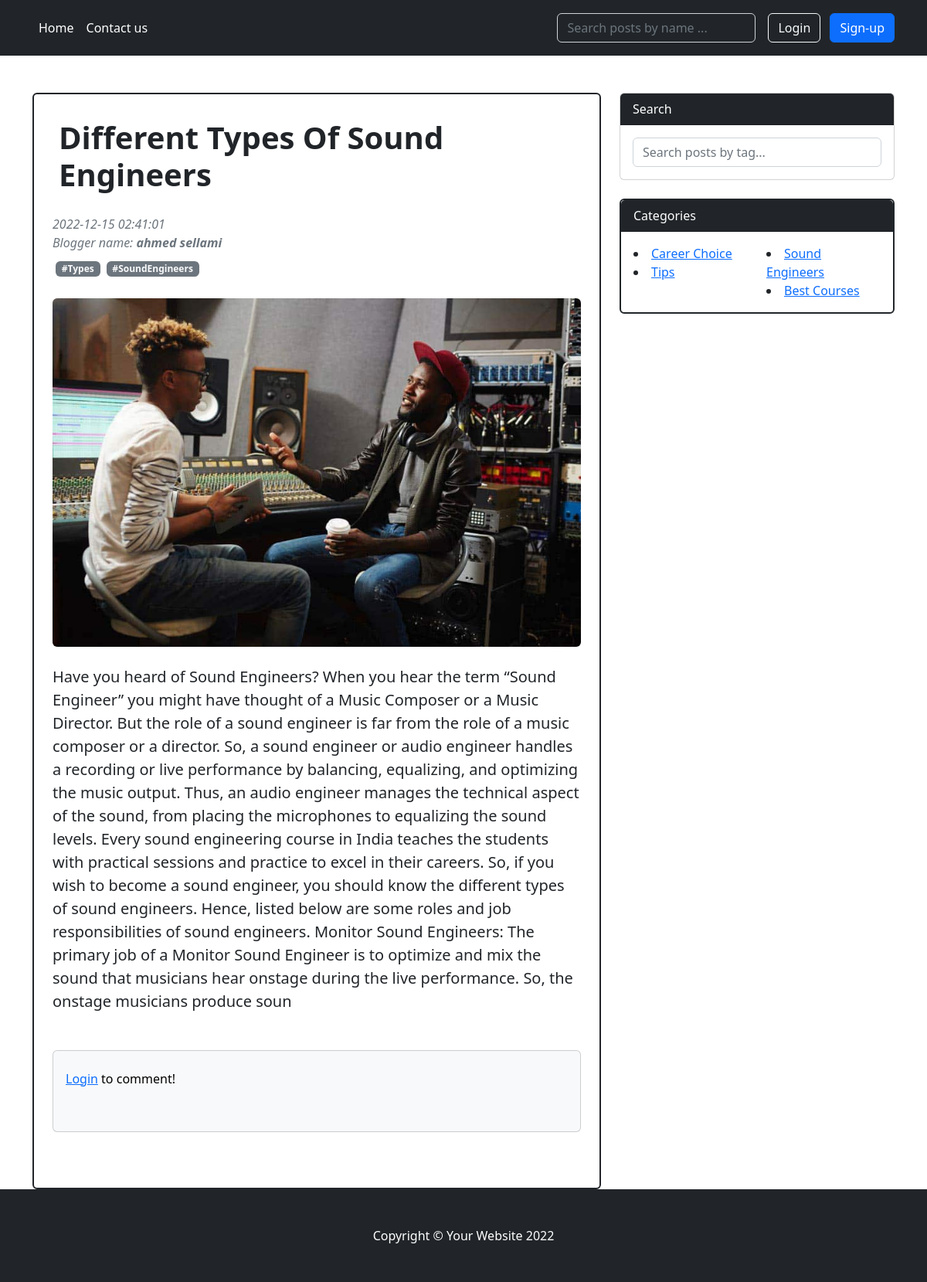
The page /INC/view/post.php?id=18 on the database its author committed.
### tables this page shows
CREATE TABLE `post` (
  `id` int(11) NOT NULL,
  `header` varchar(200) NOT NULL,
  `content` varchar(1000) NOT NULL,
  `likes` int(11) DEFAULT 0,
  `comments` int(11) DEFAULT 0,
  `submit_date` timestamp NOT NULL DEFAULT current_timestamp(),
  `title` varchar(100) NOT NULL,
  `category_id` int(11) NOT NULL,
  `views` int(11) NOT NULL DEFAULT 0,
  `tags` varchar(200) NOT NULL,
  `blogger` varchar(100) NOT NULL DEFAULT 'ahmed sellami'
);

CREATE TABLE `category` (
  `id` int(11) NOT NULL,
  `name` varchar(100) NOT NULL
);

### INC/model/Post.php (called while the page is built, shortened)
<?php
class Post
{
    public static function getbyid($db, $id)
    {
        $sql = "SELECT post.id,post.category_id, post.title, post.header, post.blogger, post.content,post.likes,post.views,post.submit_date,post.comments,post.tags, category.name as category
        FROM post
        LEFT JOIN category
        ON post.category_id = category.id
        WHERE post.id=?";
        $params = array($id);
        $resultat = $db->execute_query($sql, $params);
        if (!$resultat) {
            $erreur = $db->errorInfo();
            echo "Lecture impossible, id", $db->errorCode(), $erreur[2];
        } else {
            return $resultat->fetch(PDO::FETCH_OBJ);
        }
    }
}

### INC/model/Database.php (called while the page is built, shortened)
<?php
class Database {
private $pdo;
private function __construct($host,$dbname,$user,$pass){
try{
$dsn = "mysql:host=".$host.";dbname=".$dbname;
$this->pdo = new PDO($dsn,$user,$pass);
$this->pdo->setAttribute(PDO::ATTR_ERRMODE, PDO::ERRMODE_EXCEPTION);
}
catch(PDOException $except){
echo"Echec de la connexion: ". $except->getMessage();
die();
}
}
public function execute_query($sql, $params = null){
    if ($params == null) {
    $resultat = $this->pdo->query($sql);
    }
    else {
    $resultat = $this->pdo->prepare($sql);
    $resultat->execute($params);
    }
    if(!$resultat) {
    $erreur=$this->pdo->errorInfo();
    echo "Lecture impossible, code", $this->pdo->errorCode(),$erreur[2];
    die();
    }else {
    return $resultat;
    }
    }
}

### INC/model/Category.php (called while the page is built, shortened)
<?php
class Category {
    public static function getAll($db){
        $sql = "SELECT * from category";
        $resultat = $db->execute_query($sql);
        if(!$resultat) {
        $erreur=$db->errorInfo();
        echo "Lecture impossible, id", $db->errorCode(),$erreur[2];
        }
        else{
        return $resultat->fetchAll(PDO::FETCH_OBJ);
        }
        }
}
?>

### INC/controller/CategoryC.php (the view, shortened to what this page needs)
<?php
require_once __DIR__ . '/../model/Category.php';
$db = Config::getDB();
function getAllCategories()
{
    global $db;
    $categories = Category::getAll($db);
    if (count($categories) > 1) {
        list($array1, $array2) = array_chunk($categories, ceil(count($categories) / 2));
    } else {
        $array1 = $categories;
    }
    $result = "
    <div class='card mb-4 border border-dark border-2'>
          <div class='card-header  text-bg-dark'>Categories</div>
          <div class='card-body'>
            <div class='row'>
              <div class='col-sm-6'>
              ";
    foreach ($array1 as $value) {
        $result .= "<li><a id='$value->id' href='#$value->id' onClick='searchID(this.id);'>$value->name</a></li>";
    }
    $result .= "
              </div>
              <div class='col-sm-6'>";
    if (count($categories) > 1) {
        foreach ($array2 as $value) {
            $result .= "<li><a id='$value->id' href='#$value->id' onClick='searchID(this.id);'>$value->name</a></li>";
        }
    }
    $result .= "
                </div>
                </div>
            </div>
            </div>";
    return $result;
}

### INC/controller/PostsC.php (shortened to what this page needs)
<?php
require_once __DIR__ . '/../model/Post.php';
$db = Config::getDB();
function convert($string)
{
  try {
    $res = explode("#", trim($string, '#'));
    $output = "";
    foreach ($res as $tag) {
      $output .= "<a class='m-1 badge bg-secondary text-decoration-none link-light' href='#!'>#$tag</a>";
    }
    return $output;
  } catch (Exception $e) {
    var_dump($e);
    return "";
  }
}
function getPostByid($id)
{
  global $db;
  $post = Post::getbyid($db, $id);
  if (isset($_SESSION["user"])) {
    $user = $_SESSION["user"];
  } else {
    $user = null;
  }
  if (!is_null($user) && $user->isAdmin) {
    $edit = "                  <div class='ms-auto p-2 bd-highlight'>
    <div class='dropdown'>
      <i class='fa fa-bars' aria-hidden='true' aria-hidden='true' id='dropdownMenuButton1' data-bs-toggle='dropdown' aria-expanded='false'></i>
      <ul class='dropdown-menu' aria-labelledby='dropdownMenuButton1'>
        <li>
          <a class='dropdown-item d-flex bd-highlight mb-3' data-bs-toggle='modal' data-bs-target='#exampleModal'>
            <div class='p-2 bd-highlight'><i class='fa fa-edit' aria-hidden='true'></i></div>
            <div class='ms-auto p-2 bd-highlight'> Edit</div>
          </a>
        </li>
        <li>
          <a class='dropdown-item d-flex bd-highlight mb-3' href='../controller/DeletePC.php?id=$id'>
            <div class='p-2 bd-highlight'><i class='fa fa-trash' aria-hidden='true'></i></div>
            <div class='ms-auto p-2 bd-highlight'> Delete</div>
          </a>
        </li>
      </ul>
    </div>
  </div>";
  } else {
    $edit = "";
  }
  $result = "
          <header class='mb-4'>
                      <div class='d-flex bd-highlight mb-3'>
                        <div class='p-2 bd-highlight'>
                          <h1 class='fw-bolder mb-1'>$post->title</h1>
                        </div>
                        $edit
                      </div>
                      <div class='text-muted fst-italic mb-2'>
                      $post->submit_date<br/>
                      Blogger name: <b>$post->blogger</b>
                      </div>" . convert($post->tags) . "
                    </header>
                    <figure class='mb-4'>
                      <img class='img-fluid rounded' src='../SRC/img/$post->id.jpg' alt='...' />
                    </figure>
                    <section class='mb-5'>
                      <p class='fs-5 mb-4'>
                      $post->content
                      </p>
                    </section>";
  return $result;
}

### rows shown on the page
post: title "Different Types Of Sound Engineers", submit_date "2022-12-15 02:41:01", blogger "ahmed sellami", tags "Types", tags "SoundEngineers", content "Have you heard of Sound Engineers? When you hear the term “Sound Engineer” you might have thought of a Music Composer or a Music Director. But the role of a sound engineer is far from the role of a music composer or a director. So, a sound engineer or audio engineer handles a recording or live performance by balancing, equalizing, and optimizing the music output. Thus, an audio engineer manages the technical aspect of the sound, from placing the microphones to equalizing the sound levels. Every sound engineering course in India teaches the students with practical sessions and practice to excel in their careers. So, if you wish to become a sound engineer, you should know the different types…"
category: name "Career Choice"
category: name "Tips"
category: name "Sound Engineers"
category: name "Best Courses"
